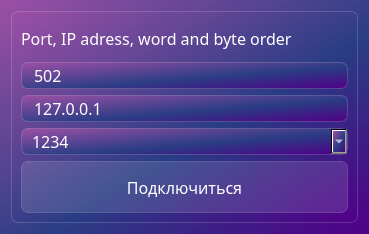
<?xml version="1.0" encoding="UTF-8"?>
<ui version="4.0">
 <class>Dialog1</class>
 <widget class="QDialog" name="Dialog1">
  <property name="geometry">
   <rect>
    <x>0</x>
    <y>0</y>
    <width>369</width>
    <height>234</height>
   </rect>
  </property>
  <property name="windowTitle">
   <string>Dialog</string>
  </property>
  <property name="styleSheet">
   <string notr="true">background-color: qlineargradient(spread:pad, x1:1, y1:1, x2:0, y2:0, stop:0 rgba(81, 0, 135, 255), stop:0.427447 rgba(41, 61, 132, 235), stop:1 rgba(155, 79, 165, 255));
font-family: Noto Sans SC;
</string>
  </property>
  <layout class="QVBoxLayout" name="verticalLayout_2">
   <item>
    <widget class="QFrame" name="frame">
     <property name="styleSheet">
      <string notr="true">backgorund-color: rgba(255,255,255,30);
border: 1px solid rgba(255,255,255,40);
border-radius: 7px;
</string>
     </property>
     <property name="frameShape">
      <enum>QFrame::NoFrame</enum>
     </property>
     <layout class="QVBoxLayout" name="verticalLayout_3">
      <item>
       <widget class="QLabel" name="label">
        <property name="styleSheet">
         <string notr="true">color: white;
font-size: 12pt;
background-color: none;
border: none;</string>
        </property>
        <property name="text">
         <string>Port, IP adress, word and byte order</string>
        </property>
       </widget>
      </item>
      <item>
       <widget class="QLineEdit" name="lineEdit_port">
        <property name="styleSheet">
         <string notr="true">font-size: 12pt;
color: white;
padding-left: 10px;
</string>
        </property>
        <property name="text">
         <string>502</string>
        </property>
        <property name="placeholderText">
         <string>port</string>
        </property>
       </widget>
      </item>
      <item>
       <widget class="QLineEdit" name="lineEdit_IP">
        <property name="styleSheet">
         <string notr="true">font-size: 12pt;
color: white;
padding-left: 10px;
</string>
        </property>
        <property name="text">
         <string>127.0.0.1</string>
        </property>
        <property name="placeholderText">
         <string>IP adress</string>
        </property>
       </widget>
      </item>
      <item>
       <widget class="QComboBox" name="comboBox_2">
        <property name="styleSheet">
         <string notr="true">color: white;
padding-left: 10px;
font-size: 12pt;

</string>
        </property>
        <item>
         <property name="text">
          <string>1234</string>
         </property>
        </item>
        <item>
         <property name="text">
          <string>3412</string>
         </property>
        </item>
        <item>
         <property name="text">
          <string>4321</string>
         </property>
        </item>
        <item>
         <property name="text">
          <string>2143</string>
         </property>
        </item>
       </widget>
      </item>
      <item>
       <widget class="QPushButton" name="pushButton_connection">
        <property name="styleSheet">
         <string notr="true">QPushButton{
color: white;
font-size: 12pt;
background-color: rgba(255,255,255,30);
border: 1px solid rgba(255,255,255,40);
border-radius: 7px;
width: 230px;
height: 50 px;
}
QPushButton:hover {
background-color: rgba(255,255,255,30);
}
QPushButton:pressed{
background-color: rgba(255,255,255,70);
}</string>
        </property>
        <property name="text">
         <string>Подключиться</string>
        </property>
       </widget>
      </item>
     </layout>
    </widget>
   </item>
  </layout>
 </widget>
 <resources/>
 <connections/>
</ui>
